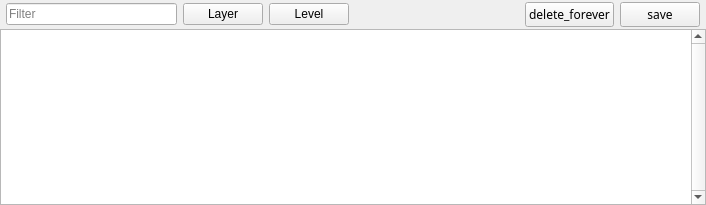
<?xml version="1.0" encoding="UTF-8"?>
<ui version="4.0">
 <class>LoggerView</class>
 <widget class="QWidget" name="LoggerView">
  <property name="geometry">
   <rect>
    <x>0</x>
    <y>0</y>
    <width>706</width>
    <height>205</height>
   </rect>
  </property>
  <property name="windowTitle">
   <string>AVB Controller</string>
  </property>
  <property name="styleSheet">
   <string notr="true">.QPushButton[tool=true] {
	font-family: &quot;Material Icons&quot;;
	font-size: 24px;
}
.QPushButton[tool=true]:hover {
	color: rgb(54, 147, 255);
}</string>
  </property>
  <layout class="QVBoxLayout" name="verticalLayout">
   <property name="spacing">
    <number>0</number>
   </property>
   <property name="leftMargin">
    <number>0</number>
   </property>
   <property name="topMargin">
    <number>0</number>
   </property>
   <property name="rightMargin">
    <number>0</number>
   </property>
   <property name="bottomMargin">
    <number>0</number>
   </property>
   <item>
    <layout class="QHBoxLayout" name="horizontalLayout">
     <property name="spacing">
      <number>6</number>
     </property>
     <property name="leftMargin">
      <number>6</number>
     </property>
     <property name="topMargin">
      <number>2</number>
     </property>
     <property name="rightMargin">
      <number>6</number>
     </property>
     <property name="bottomMargin">
      <number>2</number>
     </property>
     <item>
      <widget class="QLineEdit" name="searchLineEdit">
       <property name="placeholderText">
        <string>Filter</string>
       </property>
      </widget>
     </item>
     <item>
      <widget class="QPushButton" name="layerFilterButton">
       <property name="text">
        <string>Layer</string>
       </property>
      </widget>
     </item>
     <item>
      <widget class="QPushButton" name="levelFilterButton">
       <property name="text">
        <string>Level</string>
       </property>
      </widget>
     </item>
     <item>
      <spacer name="horizontalSpacer">
       <property name="orientation">
        <enum>Qt::Horizontal</enum>
       </property>
       <property name="sizeHint" stdset="0">
        <size>
         <width>40</width>
         <height>20</height>
        </size>
       </property>
      </spacer>
     </item>
     <item>
      <widget class="qt::toolkit::FlatIconButton" name="clearButton">
       <property name="font">
        <font>
         <family>Material Icons</family>
         <stylestrategy>PreferQuality</stylestrategy>
        </font>
       </property>
       <property name="toolTip">
        <string>Clear</string>
       </property>
       <property name="text">
        <string>delete_forever</string>
       </property>
      </widget>
     </item>
     <item>
      <widget class="qt::toolkit::FlatIconButton" name="saveButton">
       <property name="font">
        <font>
         <family>Material Icons</family>
         <stylestrategy>PreferQuality</stylestrategy>
        </font>
       </property>
       <property name="toolTip">
        <string>Save</string>
       </property>
       <property name="text">
        <string>save</string>
       </property>
      </widget>
     </item>
    </layout>
   </item>
   <item>
    <widget class="QTableView" name="tableView">
     <property name="verticalScrollBarPolicy">
      <enum>Qt::ScrollBarAlwaysOn</enum>
     </property>
    </widget>
   </item>
  </layout>
  <action name="actionClear">
   <property name="text">
    <string>clear</string>
   </property>
  </action>
  <action name="actionSave">
   <property name="text">
    <string>save</string>
   </property>
  </action>
  <action name="actionSearch">
   <property name="text">
    <string>search</string>
   </property>
  </action>
 </widget>
 <customwidgets>
  <customwidget>
   <class>qt::toolkit::FlatIconButton</class>
   <extends>QPushButton</extends>
   <header location="global">toolkit/flatIconButton.hpp</header>
  </customwidget>
 </customwidgets>
 <resources>
  <include location="../resources/main.qrc"/>
 </resources>
 <connections>
  <connection>
   <sender>clearButton</sender>
   <signal>clicked()</signal>
   <receiver>actionClear</receiver>
   <slot>trigger()</slot>
   <hints>
    <hint type="sourcelabel">
     <x>229</x>
     <y>16</y>
    </hint>
    <hint type="destinationlabel">
     <x>-1</x>
     <y>-1</y>
    </hint>
   </hints>
  </connection>
  <connection>
   <sender>saveButton</sender>
   <signal>clicked()</signal>
   <receiver>actionSave</receiver>
   <slot>trigger()</slot>
   <hints>
    <hint type="sourcelabel">
     <x>298</x>
     <y>16</y>
    </hint>
    <hint type="destinationlabel">
     <x>-1</x>
     <y>-1</y>
    </hint>
   </hints>
  </connection>
  <connection>
   <sender>searchLineEdit</sender>
   <signal>textChanged(QString)</signal>
   <receiver>actionSearch</receiver>
   <slot>trigger()</slot>
   <hints>
    <hint type="sourcelabel">
     <x>68</x>
     <y>12</y>
    </hint>
    <hint type="destinationlabel">
     <x>-1</x>
     <y>-1</y>
    </hint>
   </hints>
  </connection>
 </connections>
</ui>
